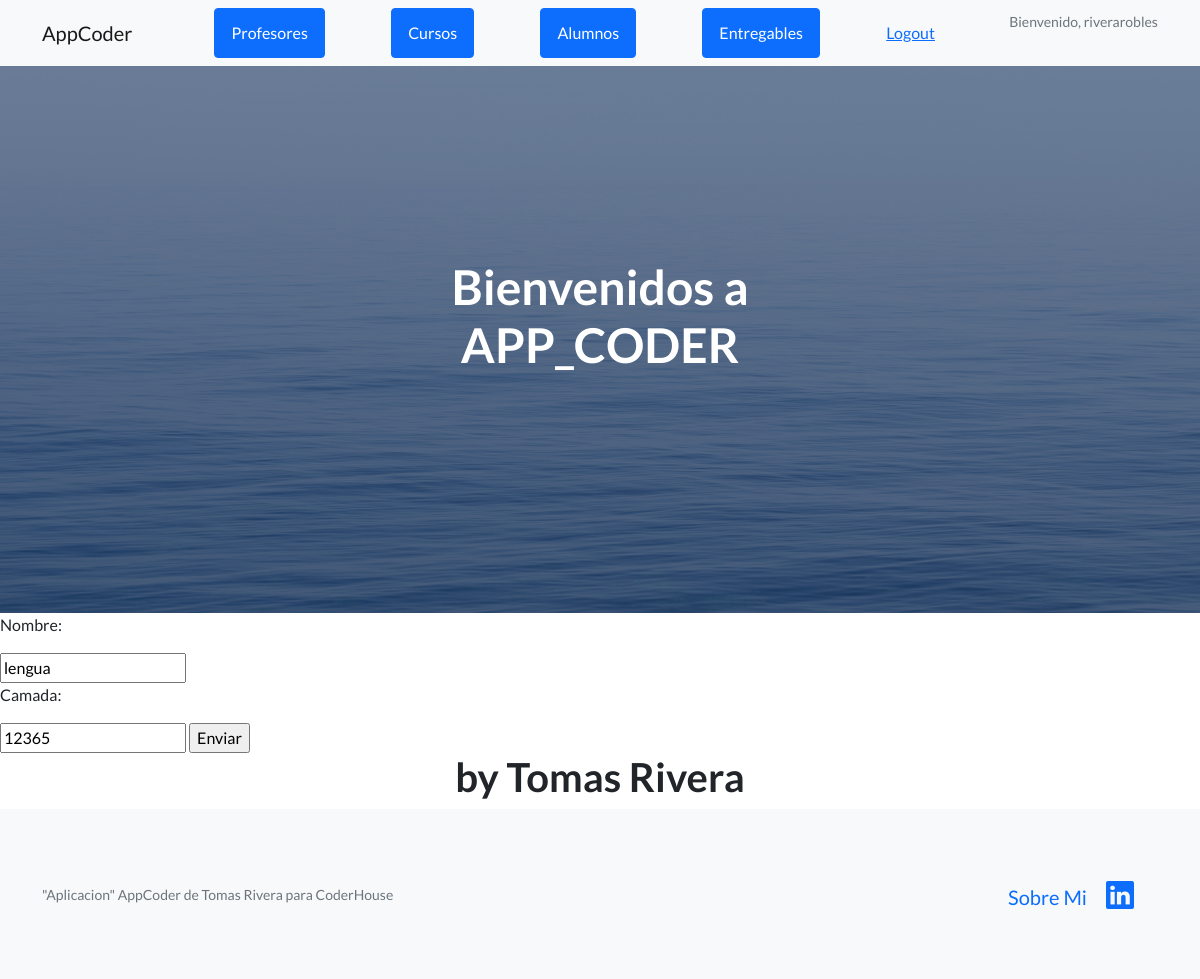
The app's page /app_coder/editar_curso/1 (signed in), older data.
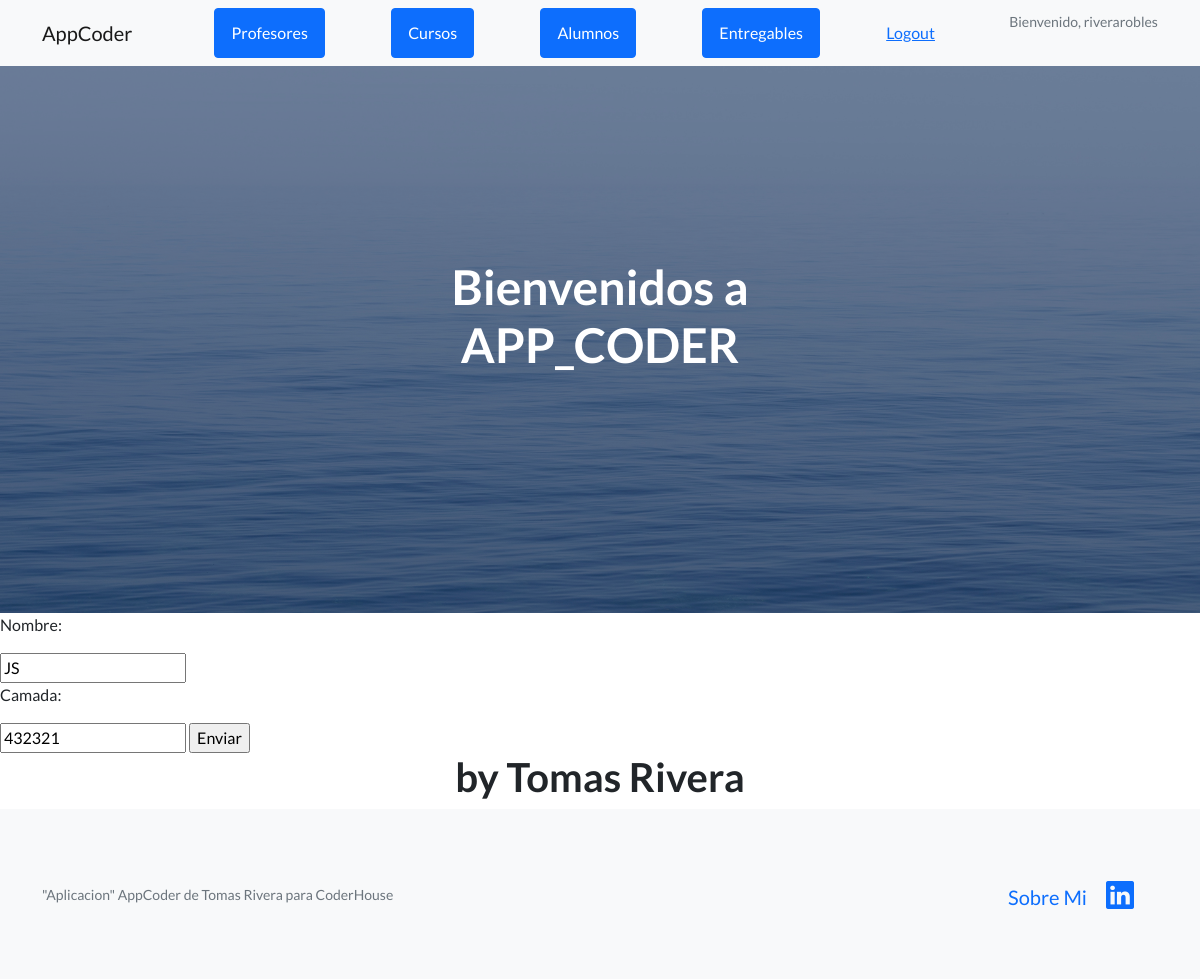
The same page, newer data.
### app_coder/models.py (models this page shows, shortened)
class Curso(models.Model):
    nombre = models.CharField(max_length=40)  #model como va a ser el dataset en la base de datos sql
    camada = models.IntegerField()       #ya creada la app, voy a settings y "registro" la nueva app

### app_coder/views.py (the view)
# urls.py: path("editar_curso/<int:id>" , views.editar , name="editar_curso"),
@login_required
def editar( request , id):
    curso = Curso.objects.get(id=id)
    if request.method == "POST":
        mi_formulario = Curso_formulario(request.POST)
        if mi_formulario.is_valid():
            datos = mi_formulario.cleaned_data
            curso.nombre = datos['nombre']
            curso.camada = datos['camada']
            curso.save()
            curso = Curso.objects.all()
            return render(request , "cursos.html" , {"cursos": curso})
    else:
        mi_formulario = Curso_formulario(initial={'nombre':curso.nombre , 'camada':curso.camada})
    return render(request , "editar_curso.html" , {"mi_formulario":mi_formulario , "curso": curso})

### app_coder/forms.py
class Curso_formulario(forms.Form):
    nombre = forms.CharField(max_length=40)
    camada = forms.IntegerField()

### app_coder/template/editar_curso.html (shortened to what this page needs)
{% extends "padre.html" %}
{% load static %}
{% block contenido %}
    <form action="{% url 'editar_curso' curso.id %}" method="POST">
        <p>Nombre:</p>
        {{mi_formulario.nombre}}
        <p>Camada:</p>
        {{mi_formulario.camada}}
    <input type="submit" value="Enviar">
    </form>
{% endblock %}

Row changes from the older to the newer data that the page shows:
changed Curso: nombre "lengua" → "JS"; camada "12365" → "432321"
